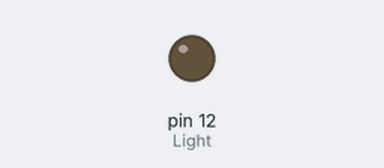
Recording of a sketch running on a simulated Arduino Uno, built with avr-gcc and run on an emulated ATmega328P. On the bench: output pins drawn as LEDs (lit = HIGH).

Above: at 1.0 s.
At 12.0 s:
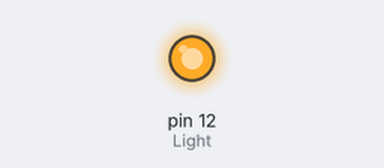
Timing chart, 0 to 13.0 s (numbered marks = the images above):
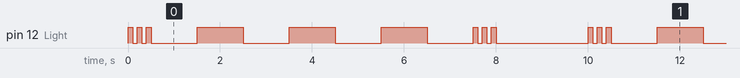

Measured:
- by itself, pin 12 (Light): repeats every 10.0 s: 2 × (LOW 0.10 s, HIGH 0.10 s), 3 × (LOW 1.0 s, HIGH 1.0 s), LOW 1.0 s, 2 × (HIGH 0.10 s, LOW 0.10 s), HIGH 0.10 s, LOW 2.0 s, HIGH 0.10 s
- by itself, everything shown: repeats every 10.0 s, in 18 steps

The sketch:

Day02.ino
```cpp
// Blink SOS via LED

int Light = 12; //HERO board pin 12

void setup() {
  pinMode(Light, OUTPUT);
}

void loop() {
  digitalWrite(Light, HIGH); // turn the LED on (HIGH is the voltage level)
   delay(100); // wait for a 1/10 of a second
   digitalWrite(Light, LOW); // turn the LED off by making the voltage LOW
   delay(100); // wait for a 1/10 of a second
   digitalWrite(Light, HIGH); // turn the LED on (HIGH is the voltage level)
   delay(100); // wait for a 1/10 of a second
   digitalWrite(Light, LOW); // turn the LED off by making the voltage LOW
   delay(100); // wait for a 1/10 of a second
   digitalWrite(Light, HIGH); // turn the LED on (HIGH is the voltage level)
   delay(100); // wait for a 1/10 of a second
   digitalWrite(Light, LOW); // turn the LED off by making the voltage LOW
   delay(1000); // wait for a second

  digitalWrite(Light, HIGH); // turn the LED on (HIGH is the voltage level)
   delay(1000); // wait for a second
   digitalWrite(Light, LOW); // turn the LED off by making the voltage LOW
   delay(1000); // wait for a second
   digitalWrite(Light, HIGH); // turn the LED on (HIGH is the voltage level)
   delay(1000); // wait for a second
   digitalWrite(Light, LOW); // turn the LED off by making the voltage LOW
   delay(1000); // wait for a second
   digitalWrite(Light, HIGH); // turn the LED on (HIGH is the voltage level)
   delay(1000); // wait for a second
   digitalWrite(Light, LOW); // turn the LED off by making the voltage LOW
   delay(1000); // wait for a second

   digitalWrite(Light, HIGH); // turn the LED on (HIGH is the voltage level)
   delay(100); // wait for a 1/10 of a second
   digitalWrite(Light, LOW); // turn the LED off by making the voltage LOW
   delay(100); // wait for a 1/10 of a second
   digitalWrite(Light, HIGH); // turn the LED on (HIGH is the voltage level)
   delay(100); // wait for a 1/10 of a second
   digitalWrite(Light, LOW); // turn the LED off by making the voltage LOW
   delay(100); // wait for a 1/10 of a second
   digitalWrite(Light, HIGH); // turn the LED on (HIGH is the voltage level)
   delay(100); // wait for a 1/10 of a second
   digitalWrite(Light, LOW); // turn the LED off by making the voltage LOW
   delay(2000); // wait for 2 seconds
}
```
